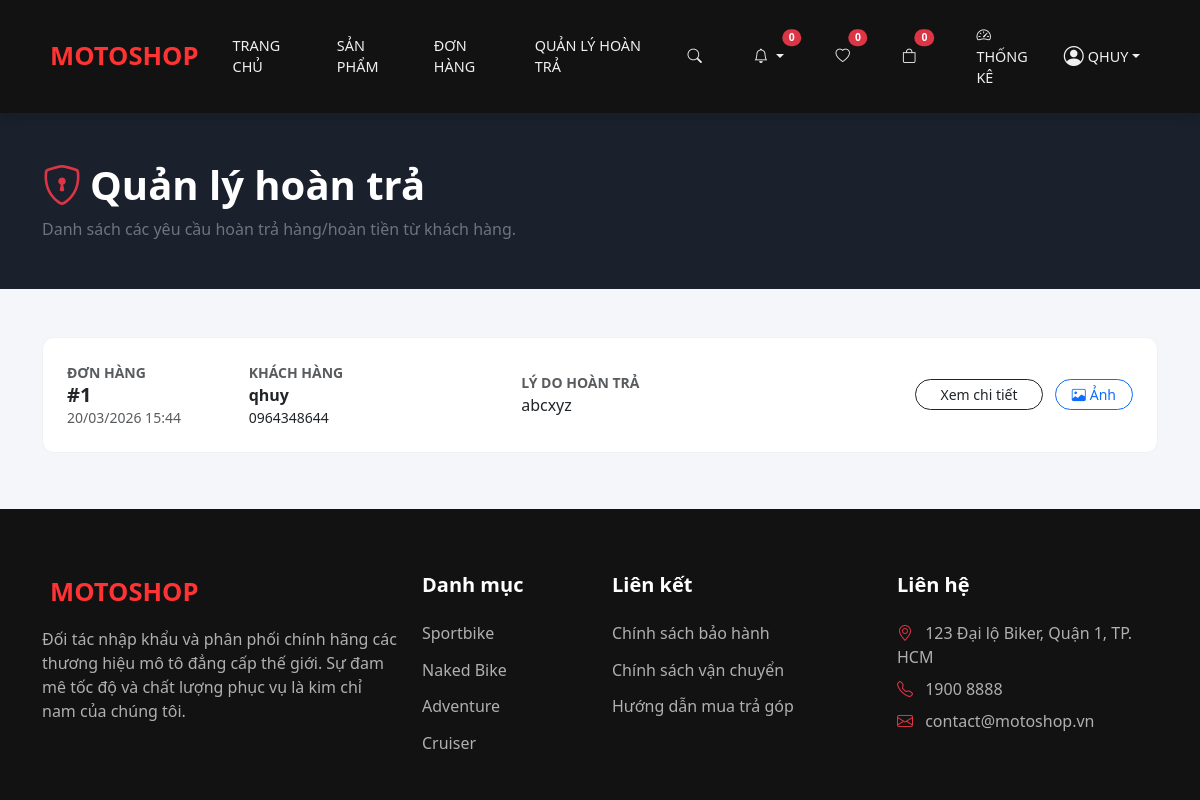
Before: /shops/admin/returns/ (signed in) with the older database file.
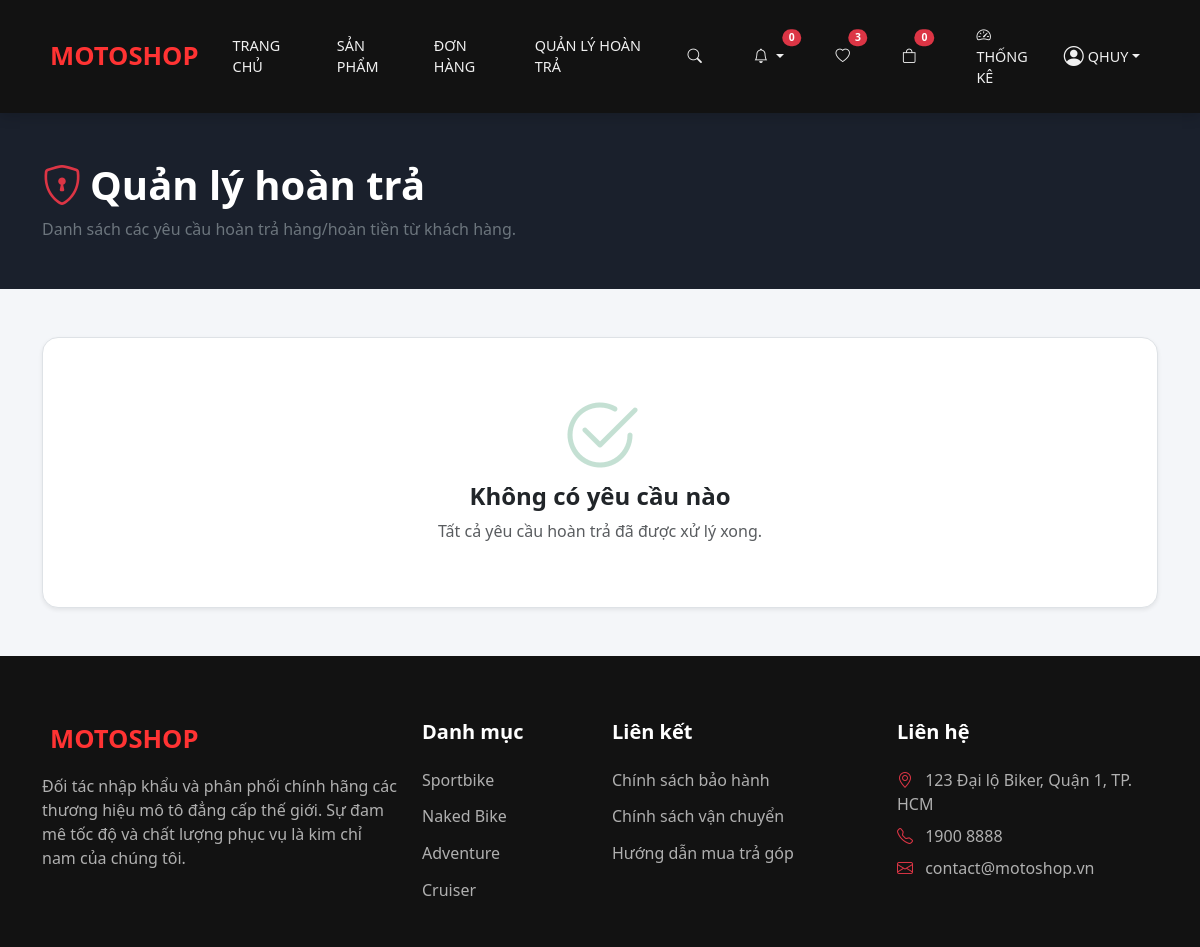
After: the same page with the newer database file.
### shops/models.py (models this page shows, shortened)
class ReturnRequest(models.Model):
    order = models.OneToOneField(Order, on_delete=models.CASCADE, related_name='return_request')
    reason = models.TextField()
    image = models.ImageField(upload_to='returns/', blank=True, null=True)
    created_at = models.DateTimeField(auto_now_add=True)

class Order(models.Model):
    PAYMENT_TYPE_CHOICES = [
        ('deposit', 'Deposit 10%'),
        ('full', 'Full Payment'),
        ('showroom', 'Pay at Showroom'),
        ('bank_transfer', 'Bank Transfer'),
    ]
    PAYMENT_STATUS_CHOICES = [
        ('unpaid', 'Unpaid'),
        ('partial', 'Partial'),
        ('paid', 'Paid'),
        ('pending_confirmation', 'Pending Confirmation'),
    ]
    STATUS_CHOICES = [
        ('pending', 'Pending'),
        ('confirmed', 'Confirmed'),
        ('processing', 'Processing'),
        ('completed', 'Completed'),
        ('cancelled', 'Cancelled'),
        ('return_requested', 'Return Requested'),
        ('returned', 'Returned'),
        ('refunded', 'Refunded'),
    ]
    user = models.ForeignKey(
        'auth.User',
        null=True,
        blank=True,
        on_delete=models.SET_NULL,
        related_name='orders'
    )
    full_name = models.CharField(max_length=255)
    phone = models.CharField(max_length=20)
    email = models.EmailField()
    address = models.TextField()
    city = models.CharField(max_length=100)
    payment_type = models.CharField(max_length=20, choices=PAYMENT_TYPE_CHOICES)
    payment_status = models.CharField(max_length=30, choices=PAYMENT_STATUS_CHOICES, default='unpaid')
    total_price = models.DecimalField(max_digits=12, decimal_places=0)
    deposit_amount = models.DecimalField(max_digits=12, decimal_places=0, default=0)
    remaining_amount = models.DecimalField(max_digits=12, decimal_places=0, default=0)
    status = models.CharField(max_length=20, choices=STATUS_CHOICES, default='pending')
    created_at = models.DateTimeField(auto_now_add=True)
    voucher = models.ForeignKey(Voucher, null=True, blank=True, on_delete=models.SET_NULL)
    class Meta:
        ordering = ['-created_at']
        verbose_name = 'order'
        verbose_name_plural = 'orders'

### shops/views.py (the view)
# urls.py: path('admin/returns/', views.admin_return_requests_list, name='admin_return_requests_list'),
@staff_member_required
def admin_return_requests_list(request):
    requests = ReturnRequest.objects.select_related('order').order_by('-created_at')
    return render(request, 'shops/admin_return_requests.html', {'requests': requests})

### shops/context_processors.py (called while the page is built)
def cart_count(request):
    return {'cart_count': 0}

def notification_context(request):
    if request.user.is_authenticated:
        from .models import Notification
        unread_count = Notification.objects.filter(user=request.user, is_read=False).count()
        return {'unread_notification_count': unread_count}
    return {'unread_notification_count': 0}

def wishlist_context(request):
    if request.user.is_authenticated:
        from .models import Wishlist
        qs = Wishlist.objects.filter(user=request.user)
        return {
            'wishlist_product_ids': list(qs.values_list('product_id', flat=True)),
            'wishlist_count': qs.count(),
        }
    return {
        'wishlist_product_ids': [],
        'wishlist_count': 0,
    }

### shops/templates/shops/admin_return_requests.html (shortened to what this page needs)
{% extends "shops/base.html" %}
{% load humanize %}
{% block content %}
<div class="admin-header">
    <div class="container">
        <h1 class="fw-bold mb-2"><i class="bi bi-shield-lock me-2 text-danger"></i>Quản lý hoàn trả</h1>
        <p class="text-secondary mb-0">Danh sách các yêu cầu hoàn trả hàng/hoàn tiền từ khách hàng.</p>
    </div>
</div>
<div class="container pb-5">
    {% if requests %}
        <div class="row g-4">
            {% for req in requests %}
                <div class="col-12">
                    <div class="card request-card">
                        <div class="card-body p-4">
                            <div class="row align-items-center">
                                <div class="col-md-2">
                                    <div class="small text-muted text-uppercase fw-bold">Đơn hàng</div>
                                    <h5 class="fw-bold mb-0">#{{ req.order.id }}</h5>
                                    <div class="small text-muted">{{ req.created_at|date:"d/m/Y H:i" }}</div>
                                </div>
                                <div class="col-md-3">
                                    <div class="small text-muted text-uppercase fw-bold">Khách hàng</div>
                                    <div class="fw-bold">{{ req.order.full_name }}</div>
                                    <div class="small">{{ req.order.phone }}</div>
                                </div>
                                <div class="col-md-4">
                                    <div class="small text-muted text-uppercase fw-bold">Lý do hoàn trả</div>
                                    <div class="text-truncate" style="max-width: 300px;">{{ req.reason }}</div>
                                </div>
                                <div class="col-md-3 text-end">
                                    <a href="{% url 'shops:order_detail' req.order.id %}" class="btn btn-outline-dark btn-sm rounded-pill px-4 me-2">Xem chi tiết</a>
                                    {% if req.image %}
                                        <a href="{{ req.image.url }}" target="_blank" class="btn btn-outline-primary btn-sm rounded-pill px-3"><i class="bi bi-image me-1"></i>Ảnh</a>
                                    {% endif %}
                                </div>
                            </div>
                        </div>
                    </div>
                </div>
            {% endfor %}
        </div>
    {% else %}
        <div class="text-center py-5 bg-white rounded-4 shadow-sm border">
            <i class="bi bi-check2-circle display-1 text-success opacity-25 mb-4"></i>
            <h4 class="fw-bold">Không có yêu cầu nào</h4>
            <p class="text-muted">Tất cả yêu cầu hoàn trả đã được xử lý xong.</p>
        </div>
    {% endif %}
</div>
{% endblock %}

### shops/templates/shops/base.html (shortened to what this page needs)
<!DOCTYPE html>
<html lang="vi">
<head>
    <link href="https://cdn.jsdelivr.net/npm/bootstrap@5.3.2/dist/css/bootstrap.min.css" rel="stylesheet">
    <link href="https://cdn.jsdelivr.net/npm/bootstrap-icons@1.11.1/font/bootstrap-icons.css" rel="stylesheet">
</head>
<body>
    <nav class="navbar navbar-expand-lg sticky-top">
        <div class="container">
            <a class="navbar-brand d-flex align-items-center" href="{% url 'shops:index' %}">
                 MOTOSHOP
            </a>
            <div class="collapse navbar-collapse" id="navbarNav">
                <ul class="navbar-nav mx-auto">
                    <li class="nav-item"><a class="nav-link" href="{% url 'shops:index' %}">Trang chủ</a></li>
                    <li class="nav-item"><a class="nav-link" href="{% url 'shops:product_list' %}">Sản phẩm</a></li>
                    {% if user.is_authenticated %}
                        <li class="nav-item"><a class="nav-link" href="{% url 'shops:order_history' %}">Đơn hàng</a></li>
                        {% if user.is_staff %}
                            <li class="nav-item"><a class="nav-link text-warning" href="{% url 'shops:admin_return_requests_list' %}">Quản lý hoàn trả</a></li>
                        {% endif %}
                    {% endif %}
                </ul>
                <ul class="navbar-nav align-items-center">
                    <li class="nav-item me-3">
                        <a class="nav-link text-white" href="#"><i class="bi bi-search"></i></a>
                    </li>
                    {% if user.is_authenticated %}
                    <li class="nav-item dropdown me-3">
                        <a class="nav-link text-white position-relative dropdown-toggle" href="#" role="button" data-bs-toggle="dropdown" aria-expanded="false">
                            <i class="bi bi-bell"></i>
                            <span id="notificationCountBadge" class="position-absolute top-0 start-100 translate-middle badge rounded-pill bg-danger" style="font-size: 0.65rem;">
                                {{ unread_notification_count|default:0 }}
                            </span>
                        </a>
                    </li>
                    {% endif %}
                    {% if user.is_authenticated %}
                    <li class="nav-item me-3">
                        <a class="nav-link text-white position-relative" href="{% url 'shops:wishlist_view' %}">
                            <i class="bi bi-heart"></i>
                            <span id="wishlistCountBadge" class="position-absolute top-0 start-100 translate-middle badge rounded-pill bg-danger" style="font-size: 0.65rem;">{{ wishlist_count|default:0 }}</span>
                        </a>
                    </li>
                    {% endif %}
                    <li class="nav-item me-4">
                        <a class="nav-link text-white position-relative" href="{% url 'shops:cart_view' %}">
                            <i class="bi bi-bag"></i>
                            <span class="position-absolute top-0 start-100 translate-middle badge rounded-pill bg-danger" style="font-size: 0.65rem;">{{ cart_count|default:0 }}</span>
                        </a>
                    </li>
                    {% if user.is_authenticated %}
                        {% if user.is_staff %}
                            <li class="nav-item">
                                <a class="nav-link" href="{% url 'admin_dashboard' %}">
                                    <i class="bi bi-speedometer2 me-1"></i> Thống kê
                                </a>
                            </li>
                        {% endif %}
                        <li class="nav-item dropdown">
                            <a class="nav-link dropdown-toggle text-white d-flex align-items-center" href="#" data-bs-toggle="dropdown">
                                <i class="bi bi-person-circle me-1 fs-5"></i> {{ user.username }}
                            </a>
                        </li>
                    {% else %}
                        <li class="nav-item"><a class="nav-link" href="{% url 'users:login' %}">Đăng nhập</a></li>
                        <li class="nav-item ms-lg-2">
                            <a class="btn btn-primary-custom" href="{% url 'users:register' %}">Đăng ký ngay</a>
                        </li>
                    {% endif %}
                </ul>
            </div>
        </div>
    </nav>
    <main>
        {% block content %}{% endblock %}
    </main>
    <footer class="footer">
        <div class="container">
            <div class="row g-4">
                <div class="col-lg-4">
                    <a class="navbar-brand d-inline-block mb-3" href="/">
                         MOTOSHOP
                    </a>
                    <p>Đối tác nhập khẩu và phân phối chính hãng các thương hiệu mô tô đẳng cấp thế giới. Sự đam mê tốc độ và chất lượng phục vụ là kim chỉ nam của chúng tôi.</p>
                </div>
                <div class="col-lg-2">
                    <h5>Danh mục</h5>
                    <div class="d-flex flex-column">
                        <a href="#" class="footer-link">Sportbike</a>
                        <a href="#" class="footer-link">Naked Bike</a>
                        <a href="#" class="footer-link">Adventure</a>
                        <a href="#" class="footer-link">Cruiser</a>
                    </div>
                </div>
                <div class="col-lg-3">
                    <h5>Liên kết</h5>
                    <div class="d-flex flex-column">
                        <a href="#" class="footer-link">Chính sách bảo hành</a>
                        <a href="#" class="footer-link">Chính sách vận chuyển</a>
                        <a href="#" class="footer-link">Hướng dẫn mua trả góp</a>
                    </div>
                </div>
                <div class="col-lg-3">
                    <h5>Liên hệ</h5>
                    <ul class="list-unstyled">
                        <li class="mb-2"><i class="bi bi-geo-alt text-danger me-2"></i> 123 Đại lộ Biker, Quận 1, TP. HCM</li>
                        <li class="mb-2"><i class="bi bi-telephone text-danger me-2"></i> 1900 8888</li>
                        <li><i class="bi bi-envelope text-danger me-2"></i> contact@motoshop.vn</li>
                    </ul>
                </div>
            </div>
        </div>
    </footer>
</body>
</html>

### shops/templates/shops/base.html (style rules this page uses)
body { font-family: system-ui, -apple-system, sans-serif; display: flex; flex-direction: column; min-height: 100vh; background-color: #f4f6f9; }
main { flex: 1; }
.navbar { background-color: #121212 !important; padding: 1rem 0; box-shadow: 0 4px 12px rgba(0,0,0,0.15); }
.navbar-brand { font-weight: 800; font-size: 1.6rem; color: #ff3333 !important; text-transform: uppercase; }
.nav-link { font-weight: 500; color: #f0f0f0 !important; text-transform: uppercase; font-size: 0.9rem; margin: 0 10px; }
.footer { background-color: #121212; color: #b0b0b0; padding: 4rem 0 2rem; margin-top: auto; }
.footer h5 { color: #fff; font-weight: 700; margin-bottom: 1.5rem; }
.footer-link { color: #b0b0b0; text-decoration: none; display: inline-block; margin-bottom: 0.8rem; }

### shops/templates/shops/admin_return_requests.html (style rules this page uses)
.admin-header { background: #1a202c; color: #fff; padding: 3rem 0; margin-bottom: 3rem; }

Changed rows visible on the page:
removed ReturnRequest: order.id "1", created_at "20/03/2026 15:44", order.full_name "qhuy", order.phone "0964348644", reason "abcxyz"
Other visible differences:
{{ wishlist_count|default:0 }}: "0" → "3"
text now shown: "Không có yêu cầu nào Tất cả yêu cầu hoàn trả đã được xử lý xong."
